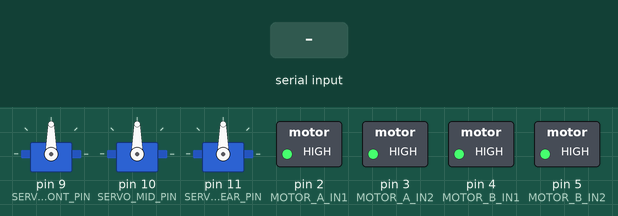
A sketch run on a simulated Arduino Mega 2560, built with avr-gcc and run on an emulated ATmega2560. Parts: 3 × servo, switched loads named in the sketch (green lamp = pin HIGH). Inputs (shaded band) come from the test bench.

Above: at 1.2 s.
1.3 s: "FWD\n" received over Serial
At 2.5 s:
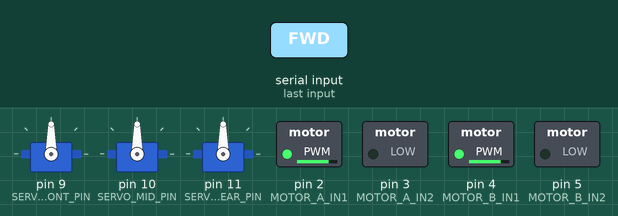
2.8 s: "BCK\n" received over Serial
At 3.6 s:
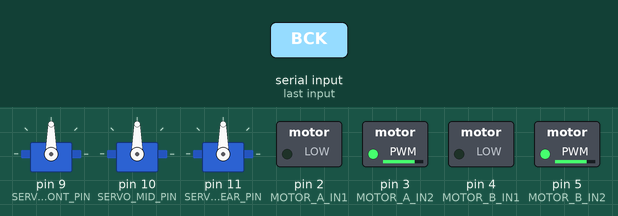
4.3 s: "LFT\n" received over Serial
At 4.7 s:
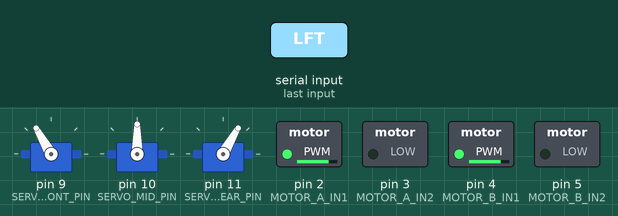
5.8 s: "RGT\n" received over Serial
At 7.0 s:
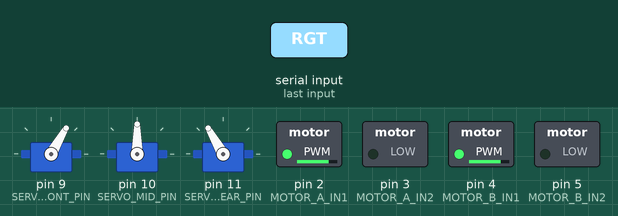
7.3 s: "STP\n" received over Serial
At 8.2 s:
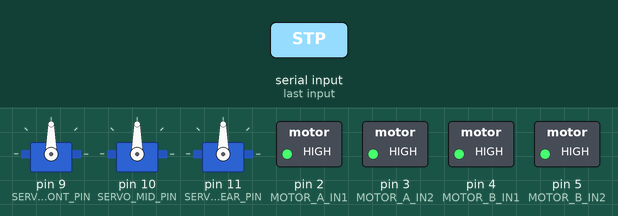
Timing chart, 0 to 9.8 s (numbered marks = the images above; inputs shaded):
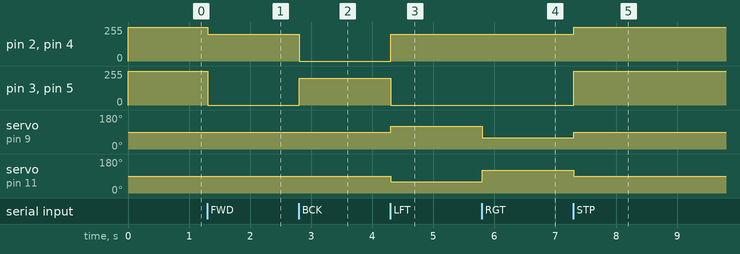

Measured:
- after the input at 1.3 s, pin 2 (MOTOR_A_IN1), pin 4 (MOTOR_B_IN1): 255/255 → 200/255 at once; pin 3 (MOTOR_A_IN2), pin 5 (MOTOR_B_IN2): 255/255 → 0/255 at once
- after the input at 2.8 s, pin 2 (MOTOR_A_IN1), pin 4 (MOTOR_B_IN1): 200/255 → 0/255 at once; pin 3 (MOTOR_A_IN2), pin 5 (MOTOR_B_IN2): 0/255 → 200/255 at once
- after the input at 4.3 s, pin 2 (MOTOR_A_IN1), pin 4 (MOTOR_B_IN1): 0/255 → 200/255 at once; pin 3 (MOTOR_A_IN2), pin 5 (MOTOR_B_IN2): 200/255 → 0/255 at once; servo on pin 9 (SERVO_FRONT_PIN): 90° → 120° at once; servo on pin 11 (SERVO_REAR_PIN): 90° → 60° at once
- after the input at 5.8 s, servo on pin 9 (SERVO_FRONT_PIN): 120° → 60° at once; servo on pin 11 (SERVO_REAR_PIN): 60° → 120° at once
- after the input at 7.3 s, pin 2 (MOTOR_A_IN1), pin 4 (MOTOR_B_IN1): 200/255 → 255/255 at once; pin 3 (MOTOR_A_IN2), pin 5 (MOTOR_B_IN2): 0/255 → 255/255 at once; servo on pin 9 (SERVO_FRONT_PIN): 60° → 90° at once; servo on pin 11 (SERVO_REAR_PIN): 120° → 90° at once

The sketch:

rover.ino
```cpp
/*
 * Rover Motor & Servo Controller
 *
 * Receives serial commands from Raspberry Pi Zero W and drives:
 *   - 2 x JGA25-370 motors via DRV8833 dual H-bridge
 *   - 3 x GDW DS041MG servos (front, middle, rear axle steering)
 *
 * Serial protocol: 9600 baud, newline-terminated text commands
 *   FWD — forward, BCK — backward, LFT — left, RGT — right, STP — stop
 *
 * Steering geometry: front and rear servos counter-rotate for tighter turns,
 * middle servo stays centered.
 */

#include <Servo.h>

// --- Pin assignments (all PWM-capable on Mega 2560) ---
// DRV8833 channel A — left motor
const int MOTOR_A_IN1 = 2;
const int MOTOR_A_IN2 = 3;
// DRV8833 channel B — right motor
const int MOTOR_B_IN1 = 4;
const int MOTOR_B_IN2 = 5;
// Servo signal pins
const int SERVO_FRONT_PIN = 9;
const int SERVO_MID_PIN   = 10;
const int SERVO_REAR_PIN  = 11;

// --- Tuning constants ---
const int MOTOR_SPEED  = 200;  // PWM duty cycle (0–255)
const int SERVO_CENTER = 90;   // Center position in degrees
const int STEER_ANGLE  = 30;   // Degrees offset from center for turning

// --- Servo objects ---
Servo servoFront;
Servo servoMid;
Servo servoRear;

// --- Motor helpers ---

void motorForward(int speed) {
  analogWrite(MOTOR_A_IN1, speed);
  analogWrite(MOTOR_A_IN2, 0);
  analogWrite(MOTOR_B_IN1, speed);
  analogWrite(MOTOR_B_IN2, 0);
}

void motorBackward(int speed) {
  analogWrite(MOTOR_A_IN1, 0);
  analogWrite(MOTOR_A_IN2, speed);
  analogWrite(MOTOR_B_IN1, 0);
  analogWrite(MOTOR_B_IN2, speed);
}

void motorStop() {
  // Brake mode: both pins HIGH
  analogWrite(MOTOR_A_IN1, 255);
  analogWrite(MOTOR_A_IN2, 255);
  analogWrite(MOTOR_B_IN1, 255);
  analogWrite(MOTOR_B_IN2, 255);
}

// --- Servo helpers ---

void steerCenter() {
  servoFront.write(SERVO_CENTER);
  servoMid.write(SERVO_CENTER);
  servoRear.write(SERVO_CENTER);
}

void steerLeft() {
  servoFront.write(SERVO_CENTER + STEER_ANGLE);  // Front turns left
  servoMid.write(SERVO_CENTER);                   // Middle stays centered
  servoRear.write(SERVO_CENTER - STEER_ANGLE);    // Rear counter-rotates
}

void steerRight() {
  servoFront.write(SERVO_CENTER - STEER_ANGLE);   // Front turns right
  servoMid.write(SERVO_CENTER);                    // Middle stays centered
  servoRear.write(SERVO_CENTER + STEER_ANGLE);     // Rear counter-rotates
}

// --- Arduino entry points ---

void setup() {
  Serial.begin(9600);

  // Motor pins as output
  pinMode(MOTOR_A_IN1, OUTPUT);
  pinMode(MOTOR_A_IN2, OUTPUT);
  pinMode(MOTOR_B_IN1, OUTPUT);
  pinMode(MOTOR_B_IN2, OUTPUT);

  // Attach servos
  servoFront.attach(SERVO_FRONT_PIN);
  servoMid.attach(SERVO_MID_PIN);
  servoRear.attach(SERVO_REAR_PIN);

  // Initialize to stopped/centered
  motorStop();
  steerCenter();
}

void loop() {
  if (!Serial.available()) return;

  String cmd = Serial.readStringUntil('\n');
  cmd.trim();
  if (cmd.length() == 0) return;

  if (cmd == "FWD") {
    motorForward(MOTOR_SPEED);
    steerCenter();
  } else if (cmd == "BCK") {
    motorBackward(MOTOR_SPEED);
    steerCenter();
  } else if (cmd == "LFT") {
    motorForward(MOTOR_SPEED);
    steerLeft();
  } else if (cmd == "RGT") {
    motorForward(MOTOR_SPEED);
    steerRight();
  } else if (cmd == "STP") {
    motorStop();
    steerCenter();
  }
}
```
